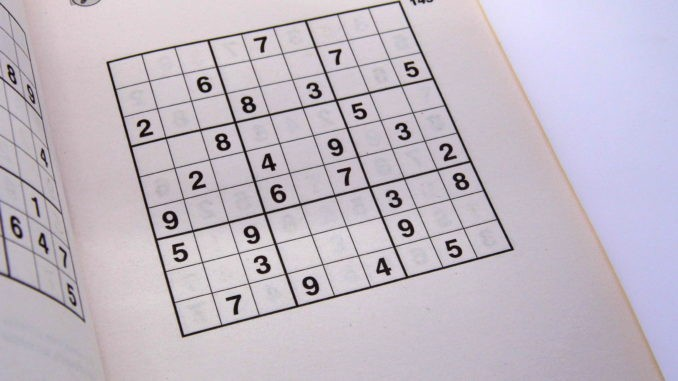
#> input picture Lab7/Tutorials/Tutorial_2/sudoku_test.jpeg, 678 x 381 px
$ python sudoku_finder.py
#> lines starting #> are read from the running program, lines starting #| are printed output that depends on the picture; after the words box and inside, x2 and y2 are one past the last pixel; in counts of white or black regions, pixels touching at a corner belong together

# Import OpenCV
import cv2
import numpy as np
from PIL import Image
import pytesseract

# Read the image
image_url = "./sudoku_test.jpeg"
img = cv2.imread(image_url, 0)
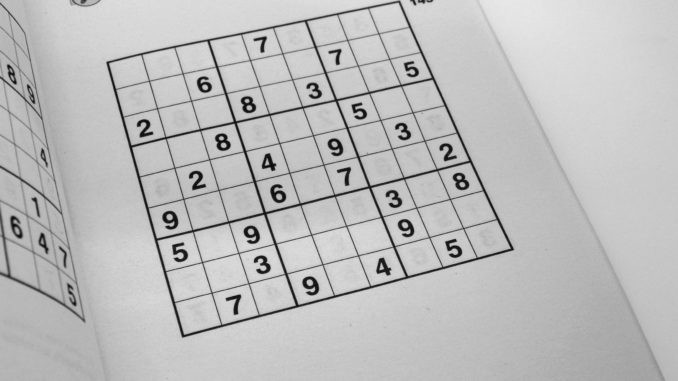
#> img: shape (381, 678); min 0, max 233, mean 188.7
# 0 is a simple alias for cv2.IMREAD_GRAYSCALE


# Preprocessing

# Add a Gaussian Blur to smoothen the noise
blur = cv2.GaussianBlur(img.copy(), (9, 9), 0)
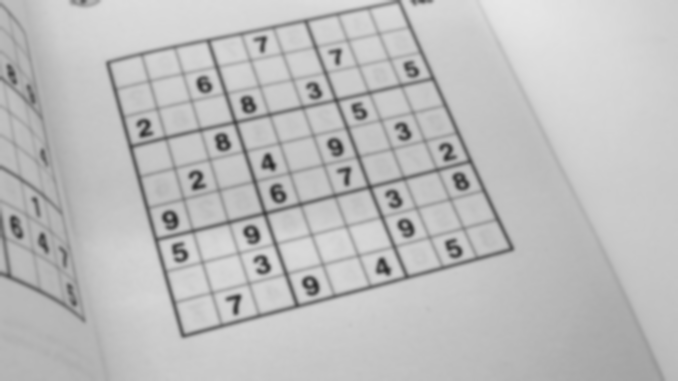
#> blur: shape (381, 678); min 37, max 231, mean 188.7
cv2.imwrite("Blur.png", blur)

# Threshold the image to get a binary image
_, thresh = cv2.threshold(blur, 0, 255, cv2.THRESH_BINARY | cv2.THRESH_OTSU)
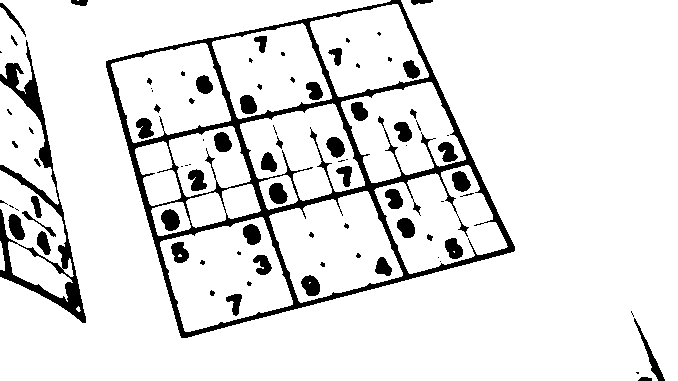
#> thresh: shape (381, 678); 89.9% white; 88 black regions (39 under 20 px), largest, box (x1, y1, x2, y2) and area: (106, 0, 515, 338) 13489, (0, 40, 86, 323) 3848, (634, 318, 665, 381) 325
cv2.imwrite("Threshold.png", thresh)


# Invert the image to swap the foreground and background
invert = 255 - thresh
cv2.imwrite("Inverted.png", invert)

# Dilate the image to join disconnected fragments
kernel = np.array([[0., 1., 0.], [1., 1., 1.], [0., 1., 0.]], np.uint8)
dilated = cv2.dilate(invert, kernel)
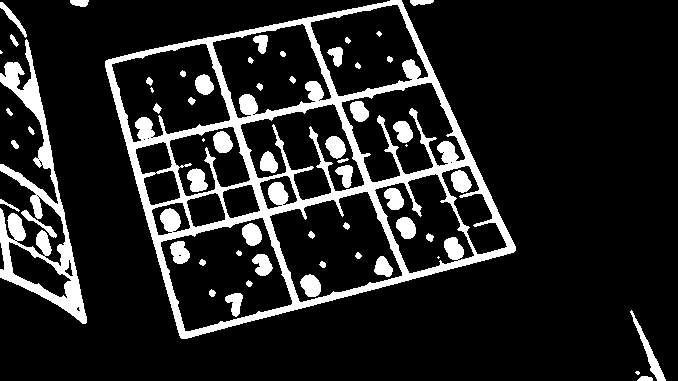
#> dilated: shape (381, 678); 13.9% white; 60 white regions (6 under 20 px)
cv2.imwrite("Dilated.png", dilated)

# Get contours
contours, hierarchy = cv2.findContours(dilated, cv2.RETR_EXTERNAL, cv2.CHAIN_APPROX_SIMPLE)
#> contours = 15 contours, 2 with area under 20; largest, box (x1, y1, x2, y2) and area: (105, 0, 516, 339) 91456, (0, 39, 87, 324) 6874, (630, 310, 666, 381) 397, (0, 2, 27, 38) 172, (21, 210, 57, 238) 160

# Find the largest 15 contours
contours = sorted(contours, key=cv2.contourArea, reverse=True)[:15]

# Find best polygon and get location
location = None

# Finds rectangular contour
for contour in contours:
    approx = cv2.approxPolyDP(contour, 15, True)
    if len(approx) == 4:
        location = approx
        break
#> this loop made 1 pass
#> location on pass 1: [[401, 0], [105, 61], [181, 338], [515, 250]]

# Handle cases when no quadrilaterals are found
if type(location) != type(None):
    print("Corners of the contour are: ",location)
#| Corners of the contour are:  [[[401   0]]
#|  [[105  61]]
#|  [[181 338]]
#|  [[515 250]]]
else:
    print("No quadrilaterals found")

# Sudoku Specific: Transform a skewed quadrilateral
def get_perspective(img, location, height = 900, width = 900):
#> called with location = array of shape (4, 1, 2), height = 900, width = 900
    pts1 = np.float32([location[0], location[3], location[1], location[2]])
#> pts1 = [[401, 0], [515, 250], [105, 61], [181, 338]]
    pts2 = np.float32([[0, 0], [width, 0], [0, height], [width, height]])
    # Apply Perspective Transform Algorithm
    matrix = cv2.getPerspectiveTransform(pts1, pts2)
#> matrix = [[0.753, 3.65, -302], [-2.86, 1.3, 1146.3], [-7.56e-05, 0.000598, 1]]
    result = cv2.warpPerspective(img, matrix, (width, height))
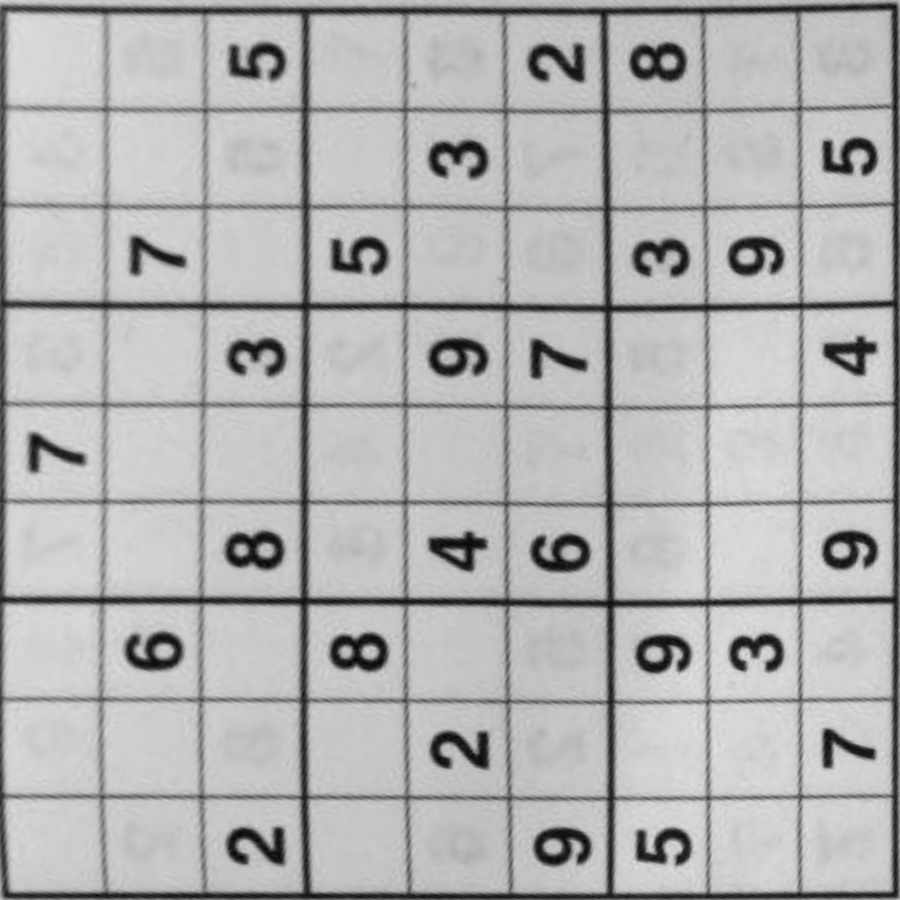
#> result: shape (900, 900); min 1, max 229, mean 178.8
    return result

if type(location) != type(None):
    result = get_perspective(img, location)
    result = cv2.rotate(result, cv2.ROTATE_90_CLOCKWISE)
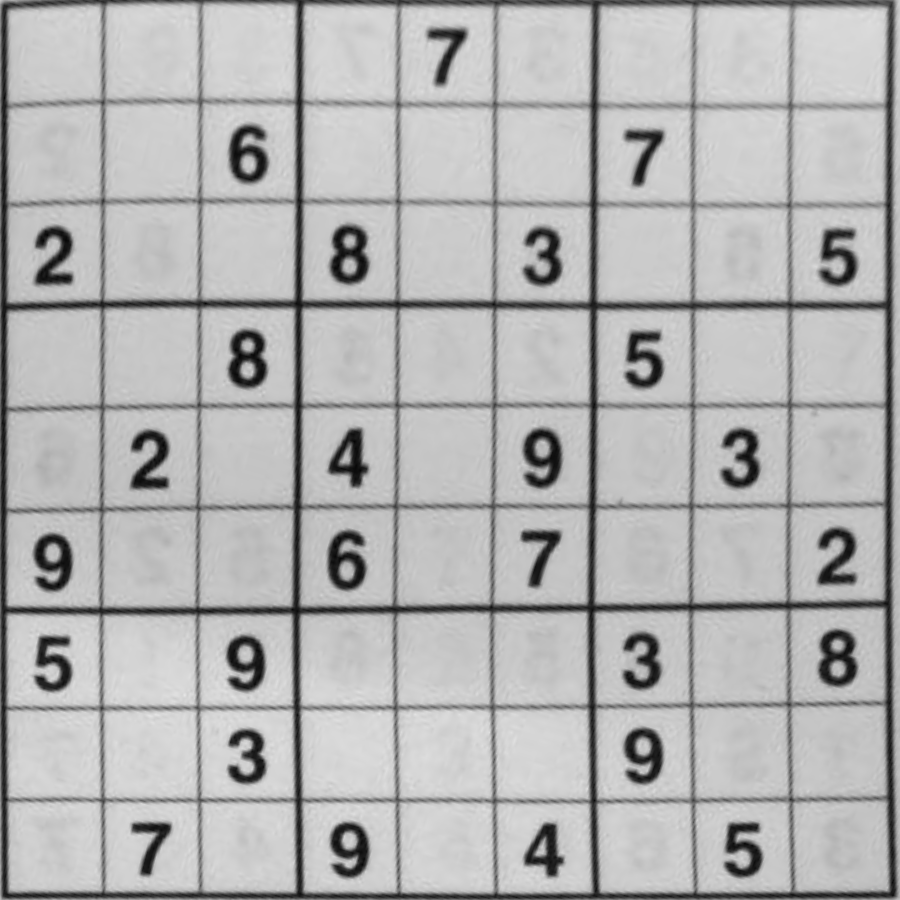
#> result: shape (900, 900); min 1, max 229, mean 178.8
    cv2.imwrite("Result.png", result)


# Split the board into 81 blocks
def split_boxes(board, input_size=100):
#> called with input_size = 100
    rows = np.vsplit(board,9)
#> rows = 9 items
    boxes = []
    for r in rows:
        cols = np.hsplit(r,9)
        for box in cols:
            #box = cv2.resize(box, (input_size, input_size))/255.0
            _, bThresh = cv2.threshold(box, 0, 255, cv2.THRESH_BINARY | cv2.THRESH_OTSU)
            boxes.append(bThresh)
#> this loop made 9 passes
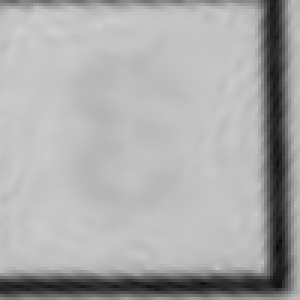
#> box: shape (100, 100) (shown 3 times larger); min 11, max 208, mean 170.6
#> after the loop, boxes = 81 items
    return boxes

ans = split_boxes(result)
#> ans = 81 items


# Get text from each box
out = [[0]*9 for _ in range(9)]
#> out = 9 items, first 6: [0, 0, 0, 0, 0, 0, 0, 0, 0], [0, 0, 0, 0, 0, 0, 0, 0, 0], [0, 0, 0, 0, 0, 0, 0, 0, 0], [0, 0, 0, 0, 0, 0, 0, 0, 0], [0, 0, 0, 0, 0, 0, 0, 0, 0], [0, 0, 0, 0, 0, 0, 0, 0, 0]
print("Collecting initial grid data:")
for i in range(9):
    for j in range(9):
#> (the run stopped early here; a loop or call above may not have finished)
